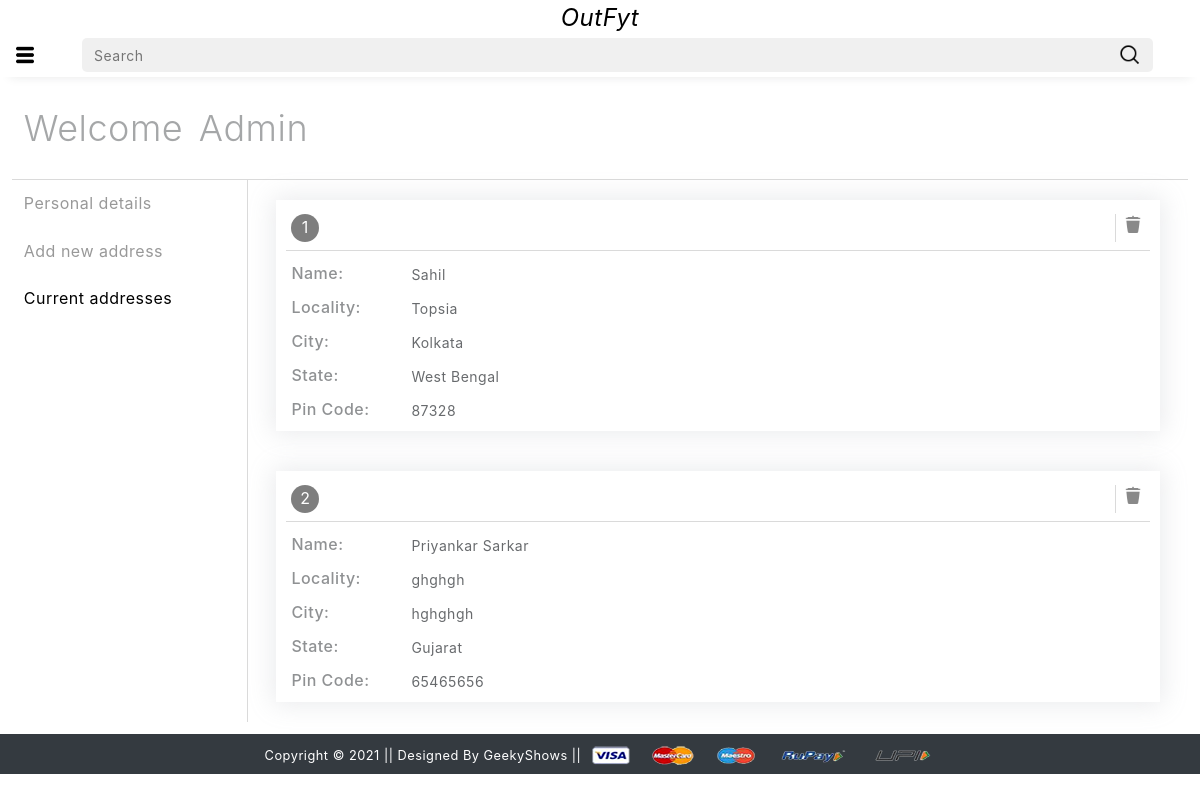
Page /address/ (signed in) on the earlier database version.
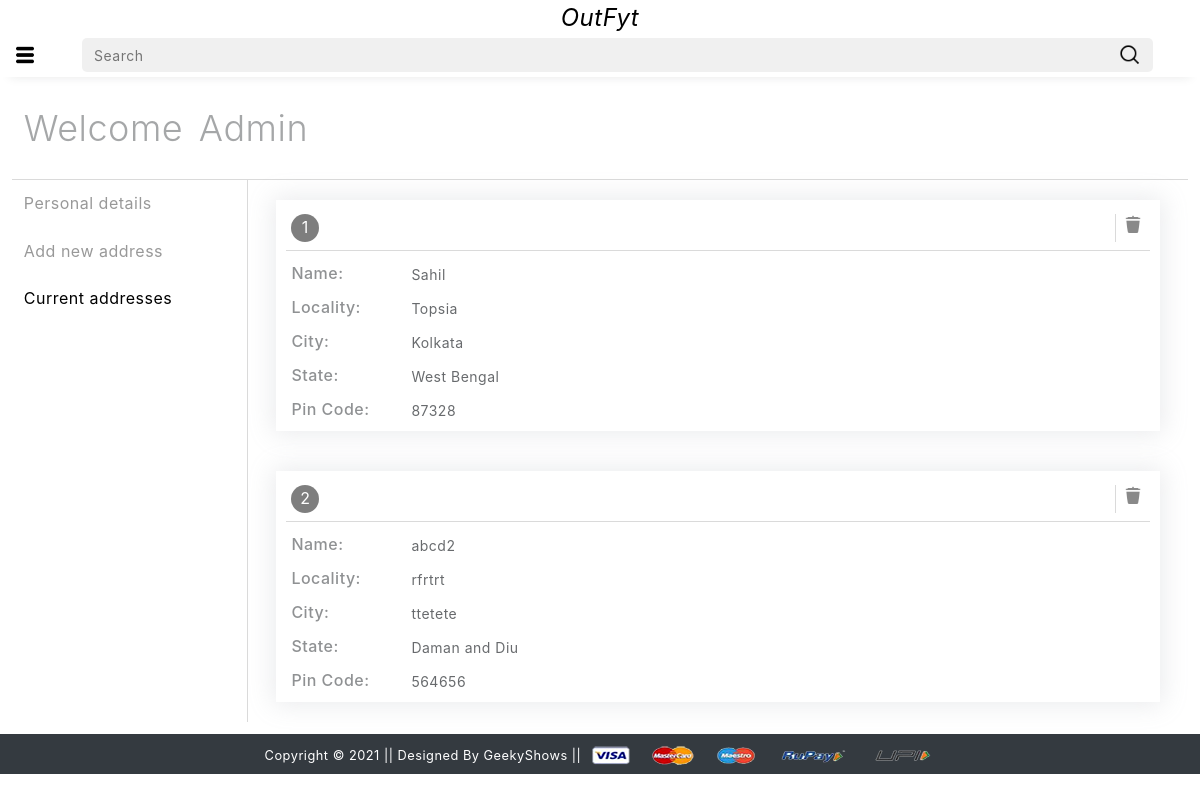
Same page on the later database version.
### app/models.py (models this page shows)
class Customer(models.Model):
    user = models.ForeignKey(User, on_delete=models.CASCADE)
    name = models.CharField(max_length=200)
    locality = models.CharField(max_length=200)
    city = models.CharField(max_length=50)
    zipcode = models.IntegerField()
    state = models.CharField(choices= STATE_CHOICES, max_length=50)

### app/views.py (the view)
# urls.py: path('address/', views.address, name='address'),
@login_required
def address(request):
    totalitem = 0
    if request.user.is_authenticated:
            totalitem = len(Cart.objects.filter(user=request.user))
    add = Customer.objects.filter(user=request.user)
    return render(request, 'app/address.html', {'add':add, 'active':'btn-primary', 'totalitem':totalitem })

### app/templates/app/address.html (shortened to what this page needs)
{% extends 'app/base.html' %}
{% load static %}
{% block main-content %}
<div class="all-products-main">
    <div class="all-products-header profile-header">Welcome {{request.user}}</div>
    <div class="all-products-body">
        <div class="all-filters">
        <a href="{% url 'userdetails' %}" class="">Personal details</a>
        <a href="{% url 'profile' %}" class="">Add new address</a>
        <a href="" class="active-page">Current addresses</a>
        </div>
        <div class="all-items">
            {% for ad in add %}
            <div class="each-address">
                <div class="address-header">
                    <div class="address-number"><div class="lighter">{{forloop.counter}}</div></div>
                    <a href="#" class="remove-address" aid="{{ad.id}}">
                    <div class="delete-address-button light">
                        <img
                        class="delete-button-img light"
                        src="{% static 'app/images/cust-delete-icon.png' %}"
                        alt="Not found"
                      />
                    </div>
                    </a>
                </div>
                <div class="address-val">
                    <div class="w-500 lighter info-key">Name: </div>
                    <div class="light info-value">{{ad.name}}</div>
                </div>
                <div class="address-val">
                    <div class="w-500 lighter info-key">Locality: </div>
                    <div class="light info-value">{{ad.locality}}</div>
                </div>
                <div class="address-val">
                    <div class="w-500 lighter info-key">City: </div>
                    <div class="light info-value">{{ad.city}}</div>
                </div>
                <div class="address-val">
                    <div class="w-500 lighter info-key">State: </div>
                    <div class="light info-value">{{ad.state}}</div>
                </div>
                <div class="address-val">
                    <div class="w-500 lighter info-key">Pin Code: </div>
                    <div class="light info-value">{{ad.zipcode}}</div>
                </div>
            </div>
            {% endfor %}
        </div>
    </div>
</div>
{% endblock main-content %}

Differences in the rows shown:
removed Customer: name "Priyankar Sarkar", locality "ghghgh", city "hghghgh", state "Gujarat", zipcode "65465656"
added Customer: name "abcd2", locality "rfrtrt", city "ttetete", state "Daman and Diu", zipcode "564656"
